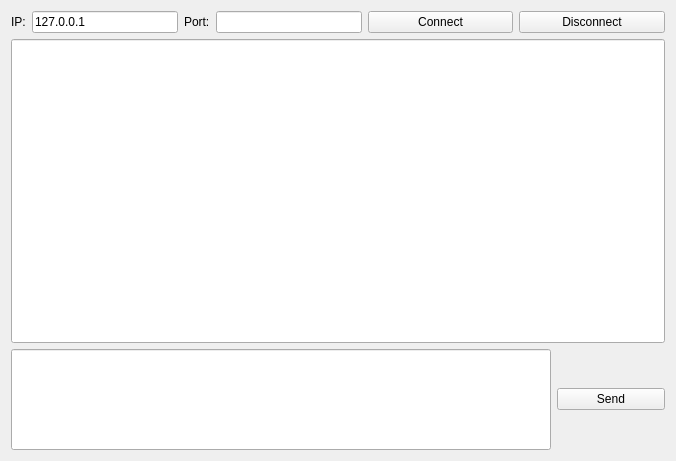
<?xml version="1.0" encoding="UTF-8"?>
<ui version="4.0">
 <class>NetForm</class>
 <widget class="QWidget" name="NetForm">
  <property name="geometry">
   <rect>
    <x>0</x>
    <y>0</y>
    <width>676</width>
    <height>461</height>
   </rect>
  </property>
  <property name="sizePolicy">
   <sizepolicy hsizetype="Preferred" vsizetype="Preferred">
    <horstretch>0</horstretch>
    <verstretch>0</verstretch>
   </sizepolicy>
  </property>
  <property name="windowTitle">
   <string>Form</string>
  </property>
  <layout class="QVBoxLayout" name="verticalLayout_3">
   <item>
    <layout class="QHBoxLayout" name="horizontalLayout">
     <item>
      <widget class="QLabel" name="label">
       <property name="text">
        <string>IP:</string>
       </property>
      </widget>
     </item>
     <item>
      <widget class="QLineEdit" name="lineEditIP">
       <property name="sizePolicy">
        <sizepolicy hsizetype="Expanding" vsizetype="Fixed">
         <horstretch>0</horstretch>
         <verstretch>0</verstretch>
        </sizepolicy>
       </property>
       <property name="text">
        <string>127.0.0.1</string>
       </property>
      </widget>
     </item>
     <item>
      <widget class="QLabel" name="label_2">
       <property name="text">
        <string>Port:</string>
       </property>
      </widget>
     </item>
     <item>
      <widget class="QLineEdit" name="lineEditPort">
       <property name="sizePolicy">
        <sizepolicy hsizetype="Expanding" vsizetype="Fixed">
         <horstretch>0</horstretch>
         <verstretch>0</verstretch>
        </sizepolicy>
       </property>
       <property name="text">
        <string/>
       </property>
      </widget>
     </item>
     <item>
      <widget class="QPushButton" name="btnConnect">
       <property name="sizePolicy">
        <sizepolicy hsizetype="Expanding" vsizetype="Fixed">
         <horstretch>0</horstretch>
         <verstretch>0</verstretch>
        </sizepolicy>
       </property>
       <property name="text">
        <string>Connect</string>
       </property>
      </widget>
     </item>
     <item>
      <widget class="QPushButton" name="btnDisconnect">
       <property name="sizePolicy">
        <sizepolicy hsizetype="Expanding" vsizetype="Fixed">
         <horstretch>0</horstretch>
         <verstretch>0</verstretch>
        </sizepolicy>
       </property>
       <property name="text">
        <string>Disconnect</string>
       </property>
      </widget>
     </item>
    </layout>
   </item>
   <item>
    <layout class="QVBoxLayout" name="verticalLayout_2" stretch="3,1">
     <item>
      <layout class="QVBoxLayout" name="verticalLayout">
       <item>
        <widget class="QLineEdit" name="lineEditReceive">
         <property name="sizePolicy">
          <sizepolicy hsizetype="Expanding" vsizetype="Expanding">
           <horstretch>0</horstretch>
           <verstretch>0</verstretch>
          </sizepolicy>
         </property>
         <property name="inputMethodHints">
          <set>Qt::ImhTime</set>
         </property>
        </widget>
       </item>
      </layout>
     </item>
     <item>
      <layout class="QHBoxLayout" name="horizontalLayout_2" stretch="5,1">
       <item>
        <widget class="QLineEdit" name="lineEditSend">
         <property name="sizePolicy">
          <sizepolicy hsizetype="Expanding" vsizetype="Expanding">
           <horstretch>0</horstretch>
           <verstretch>0</verstretch>
          </sizepolicy>
         </property>
        </widget>
       </item>
       <item>
        <widget class="QPushButton" name="btnSend">
         <property name="sizePolicy">
          <sizepolicy hsizetype="Expanding" vsizetype="Fixed">
           <horstretch>0</horstretch>
           <verstretch>0</verstretch>
          </sizepolicy>
         </property>
         <property name="text">
          <string>Send</string>
         </property>
        </widget>
       </item>
      </layout>
     </item>
    </layout>
   </item>
  </layout>
 </widget>
 <resources/>
 <connections/>
</ui>
